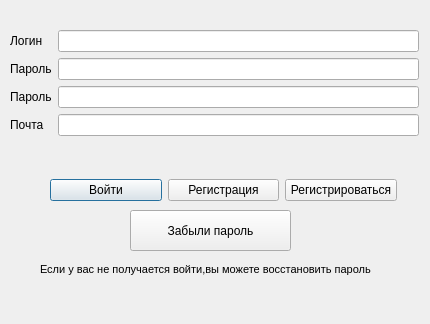
<?xml version="1.0" encoding="UTF-8"?>
<ui version="4.0">
 <class>AuthRegForm</class>
 <widget class="QDialog" name="AuthRegForm">
  <property name="geometry">
   <rect>
    <x>0</x>
    <y>0</y>
    <width>430</width>
    <height>324</height>
   </rect>
  </property>
  <property name="windowTitle">
   <string>Авторизация и Регистрация</string>
  </property>
  <widget class="QWidget" name="horizontalLayoutWidget">
   <property name="geometry">
    <rect>
     <x>50</x>
     <y>170</y>
     <width>347</width>
     <height>41</height>
    </rect>
   </property>
   <layout class="QHBoxLayout" name="horizontalLayout">
    <item>
     <widget class="QPushButton" name="pushButtonAuth">
      <property name="text">
       <string>Войти</string>
      </property>
     </widget>
    </item>
    <item>
     <widget class="QPushButton" name="pushButtonReg">
      <property name="text">
       <string>Регистрация</string>
      </property>
     </widget>
    </item>
    <item>
     <widget class="QPushButton" name="pushButtonChange">
      <property name="text">
       <string>Регистрироваться</string>
      </property>
     </widget>
    </item>
   </layout>
  </widget>
  <widget class="QWidget" name="formLayoutWidget">
   <property name="geometry">
    <rect>
     <x>10</x>
     <y>30</y>
     <width>409</width>
     <height>135</height>
    </rect>
   </property>
   <layout class="QFormLayout" name="formLayout">
    <item row="0" column="0">
     <widget class="QLabel" name="labelLogin">
      <property name="text">
       <string>Логин</string>
      </property>
     </widget>
    </item>
    <item row="0" column="1">
     <widget class="QLineEdit" name="lineEditLogin"/>
    </item>
    <item row="1" column="0">
     <widget class="QLabel" name="labelPassword">
      <property name="text">
       <string>Пароль</string>
      </property>
     </widget>
    </item>
    <item row="1" column="1">
     <widget class="QLineEdit" name="lineEditPassword">
      <property name="maxLength">
       <number>10</number>
      </property>
     </widget>
    </item>
    <item row="2" column="0">
     <widget class="QLabel" name="labelPasswordCheck">
      <property name="text">
       <string>Пароль</string>
      </property>
     </widget>
    </item>
    <item row="2" column="1">
     <widget class="QLineEdit" name="lineEditPasswordCheck">
      <property name="maxLength">
       <number>10</number>
      </property>
     </widget>
    </item>
    <item row="3" column="0">
     <widget class="QLabel" name="labelMail">
      <property name="text">
       <string>Почта</string>
      </property>
     </widget>
    </item>
    <item row="3" column="1">
     <widget class="QLineEdit" name="lineEditMail"/>
    </item>
   </layout>
  </widget>
  <widget class="QPushButton" name="pushButtonForgotPassword">
   <property name="geometry">
    <rect>
     <x>130</x>
     <y>210</y>
     <width>161</width>
     <height>41</height>
    </rect>
   </property>
   <property name="text">
    <string>Забыли пароль</string>
   </property>
  </widget>
  <widget class="QLabel" name="labelHelp">
   <property name="geometry">
    <rect>
     <x>40</x>
     <y>260</y>
     <width>391</width>
     <height>20</height>
    </rect>
   </property>
   <property name="text">
    <string>&lt;html&gt;&lt;head/&gt;&lt;body&gt;&lt;p&gt;&lt;span style=&quot; font-size:8pt;&quot;&gt;Если у вас не получается войти,вы можете восстановить пароль&lt;/span&gt;&lt;/p&gt;&lt;/body&gt;&lt;/html&gt;</string>
   </property>
  </widget>
 </widget>
 <resources/>
 <connections/>
</ui>
